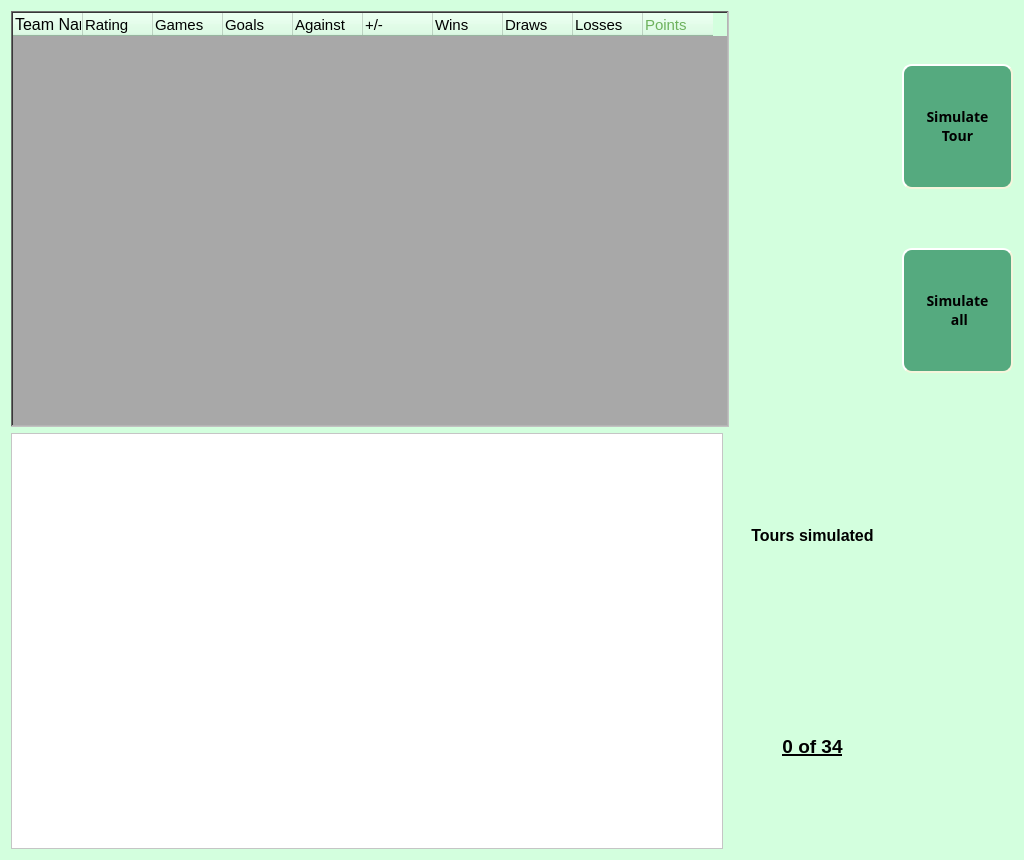
<?xml version="1.0" encoding="UTF-8"?>
<ui version="4.0">
 <class>Form</class>
 <widget class="QWidget" name="Form">
  <property name="geometry">
   <rect>
    <x>0</x>
    <y>0</y>
    <width>1024</width>
    <height>860</height>
   </rect>
  </property>
  <property name="minimumSize">
   <size>
    <width>640</width>
    <height>480</height>
   </size>
  </property>
  <property name="maximumSize">
   <size>
    <width>1280</width>
    <height>1024</height>
   </size>
  </property>
  <property name="windowTitle">
   <string>Form</string>
  </property>
  <property name="styleSheet">
   <string notr="true">QWidget{
background-color:rgb(211, 255, 222);
}</string>
  </property>
  <layout class="QGridLayout" name="gridLayout">
   <item row="0" column="2">
    <spacer name="horizontalSpacer">
     <property name="orientation">
      <enum>Qt::Horizontal</enum>
     </property>
     <property name="sizeHint" stdset="0">
      <size>
       <width>157</width>
       <height>20</height>
      </size>
     </property>
    </spacer>
   </item>
   <item row="0" column="3">
    <layout class="QVBoxLayout" name="verticalLayout_2">
     <item>
      <widget class="QPushButton" name="btn_tour">
       <property name="minimumSize">
        <size>
         <width>111</width>
         <height>125</height>
        </size>
       </property>
       <property name="font">
        <font>
         <family>Segoe Print</family>
         <pointsize>-1</pointsize>
         <italic>false</italic>
         <bold>true</bold>
        </font>
       </property>
       <property name="layoutDirection">
        <enum>Qt::LeftToRight</enum>
       </property>
       <property name="styleSheet">
        <string notr="true">QPushButton {
    background-color:rgb(85, 170, 127);
    border-style: outset;
    border-width: 2px;
    border-radius: 10px;
    border-color: beige;
    font: bold 14px;
    min-width: 5em;
    padding: 6px;
}
QPushButton:pressed {
    background-color: rgb(224, 0, 0);
    border-style: inset;
}</string>
       </property>
       <property name="text">
        <string>Simulate 
Tour</string>
       </property>
       <property name="flat">
        <bool>false</bool>
       </property>
      </widget>
     </item>
     <item>
      <widget class="QPushButton" name="btn_league">
       <property name="minimumSize">
        <size>
         <width>111</width>
         <height>125</height>
        </size>
       </property>
       <property name="font">
        <font>
         <family>Segoe Print</family>
         <pointsize>-1</pointsize>
         <italic>false</italic>
         <bold>true</bold>
        </font>
       </property>
       <property name="styleSheet">
        <string notr="true">QPushButton {
    background-color:rgb(85, 170, 127);
    border-style: outset;
    border-width: 2px;
    border-radius: 10px;
    border-color: beige;
    font: bold 14px;
    min-width: 5em;
    padding: 6px;
}
QPushButton:pressed {
    background-color: rgb(224, 0, 0);
    border-style: inset;
}</string>
       </property>
       <property name="text">
        <string>Simulate
 all</string>
       </property>
       <property name="flat">
        <bool>false</bool>
       </property>
      </widget>
     </item>
    </layout>
   </item>
   <item row="1" column="0">
    <widget class="QTextEdit" name="Match_results">
     <property name="minimumSize">
      <size>
       <width>390</width>
       <height>220</height>
      </size>
     </property>
     <property name="styleSheet">
      <string notr="true">QTextEdit{
background-color:white;
}</string>
     </property>
    </widget>
   </item>
   <item row="1" column="1" colspan="2">
    <layout class="QVBoxLayout" name="verticalLayout">
     <item>
      <widget class="QLabel" name="label_title">
       <property name="text">
        <string>&lt;html&gt;&lt;head/&gt;&lt;body&gt;&lt;p align=&quot;center&quot;&gt;&lt;span style=&quot; font-size:12pt; font-weight:700;&quot;&gt;Tours simulated&lt;/span&gt;&lt;/p&gt;&lt;/body&gt;&lt;/html&gt;</string>
       </property>
       <property name="alignment">
        <set>Qt::AlignCenter</set>
       </property>
      </widget>
     </item>
     <item>
      <widget class="QLabel" name="label_tour">
       <property name="text">
        <string>&lt;html&gt;&lt;head/&gt;&lt;body&gt;&lt;p align=&quot;center&quot;&gt;&lt;span style=&quot; font-size:14pt; font-weight:700; text-decoration: underline;&quot;&gt;0 of 34&lt;/span&gt;&lt;/p&gt;&lt;/body&gt;&lt;/html&gt;</string>
       </property>
       <property name="alignment">
        <set>Qt::AlignCenter</set>
       </property>
      </widget>
     </item>
    </layout>
   </item>
   <item row="0" column="0" colspan="2">
    <widget class="QTableWidget" name="League_table">
     <property name="minimumSize">
      <size>
       <width>625</width>
       <height>301</height>
      </size>
     </property>
     <property name="styleSheet">
      <string notr="true">QTableWidget{
background-color:rgb(168, 168, 168);
}</string>
     </property>
     <property name="frameShape">
      <enum>QFrame::WinPanel</enum>
     </property>
     <property name="frameShadow">
      <enum>QFrame::Sunken</enum>
     </property>
     <property name="midLineWidth">
      <number>1</number>
     </property>
     <property name="sizeAdjustPolicy">
      <enum>QAbstractScrollArea::AdjustToContents</enum>
     </property>
     <property name="alternatingRowColors">
      <bool>true</bool>
     </property>
     <property name="sortingEnabled">
      <bool>false</bool>
     </property>
     <attribute name="horizontalHeaderCascadingSectionResizes">
      <bool>true</bool>
     </attribute>
     <attribute name="horizontalHeaderMinimumSectionSize">
      <number>20</number>
     </attribute>
     <attribute name="horizontalHeaderDefaultSectionSize">
      <number>70</number>
     </attribute>
     <attribute name="horizontalHeaderStretchLastSection">
      <bool>false</bool>
     </attribute>
     <attribute name="verticalHeaderDefaultSectionSize">
      <number>24</number>
     </attribute>
     <column>
      <property name="text">
       <string>Team Name</string>
      </property>
      <property name="font">
       <font>
        <pointsize>12</pointsize>
        <bold>false</bold>
       </font>
      </property>
      <property name="textAlignment">
       <set>AlignLeading|AlignVCenter</set>
      </property>
      <property name="background">
       <color>
        <red>255</red>
        <green>255</green>
        <blue>127</blue>
       </color>
      </property>
      <property name="foreground">
       <brush brushstyle="SolidPattern">
        <color alpha="255">
         <red>0</red>
         <green>0</green>
         <blue>0</blue>
        </color>
       </brush>
      </property>
     </column>
     <column>
      <property name="text">
       <string>Rating</string>
      </property>
      <property name="font">
       <font>
        <pointsize>11</pointsize>
       </font>
      </property>
      <property name="textAlignment">
       <set>AlignLeading|AlignVCenter</set>
      </property>
     </column>
     <column>
      <property name="text">
       <string>Games</string>
      </property>
      <property name="font">
       <font>
        <pointsize>11</pointsize>
       </font>
      </property>
      <property name="textAlignment">
       <set>AlignLeading|AlignVCenter</set>
      </property>
     </column>
     <column>
      <property name="text">
       <string>Goals</string>
      </property>
      <property name="font">
       <font>
        <pointsize>11</pointsize>
       </font>
      </property>
      <property name="textAlignment">
       <set>AlignLeading|AlignVCenter</set>
      </property>
     </column>
     <column>
      <property name="text">
       <string>Against</string>
      </property>
      <property name="font">
       <font>
        <pointsize>11</pointsize>
       </font>
      </property>
      <property name="textAlignment">
       <set>AlignLeading|AlignVCenter</set>
      </property>
     </column>
     <column>
      <property name="text">
       <string>+/-</string>
      </property>
      <property name="font">
       <font>
        <pointsize>11</pointsize>
       </font>
      </property>
      <property name="textAlignment">
       <set>AlignLeading|AlignVCenter</set>
      </property>
     </column>
     <column>
      <property name="text">
       <string>Wins</string>
      </property>
      <property name="font">
       <font>
        <pointsize>11</pointsize>
       </font>
      </property>
      <property name="textAlignment">
       <set>AlignLeading|AlignVCenter</set>
      </property>
     </column>
     <column>
      <property name="text">
       <string>Draws</string>
      </property>
      <property name="font">
       <font>
        <pointsize>11</pointsize>
       </font>
      </property>
      <property name="textAlignment">
       <set>AlignLeading|AlignVCenter</set>
      </property>
     </column>
     <column>
      <property name="text">
       <string>Losses</string>
      </property>
      <property name="font">
       <font>
        <pointsize>11</pointsize>
       </font>
      </property>
      <property name="textAlignment">
       <set>AlignLeading|AlignVCenter</set>
      </property>
     </column>
     <column>
      <property name="text">
       <string>Points</string>
      </property>
      <property name="font">
       <font>
        <pointsize>11</pointsize>
        <underline>false</underline>
       </font>
      </property>
      <property name="textAlignment">
       <set>AlignLeading|AlignVCenter</set>
      </property>
      <property name="background">
       <color>
        <red>0</red>
        <green>255</green>
        <blue>127</blue>
       </color>
      </property>
      <property name="foreground">
       <brush brushstyle="SolidPattern">
        <color alpha="255">
         <red>108</red>
         <green>177</green>
         <blue>92</blue>
        </color>
       </brush>
      </property>
     </column>
    </widget>
   </item>
  </layout>
 </widget>
 <resources/>
 <connections/>
</ui>
